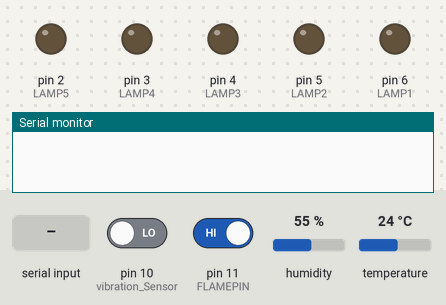
Bench run of a sketch on a simulated Arduino Uno, built with avr-gcc and run on an emulated ATmega328P. Shown: output pins drawn as LEDs (lit = HIGH), the last lines printed to the serial monitor. Dashed ring = blinking. Inputs (shaded band) come from the test bench; at power-on: pin 10 (vibration_Sensor) LOW, pin 11 (FLAMEPIN) HIGH, humidity 55 %, temperature 24 °C.

Above: at 1.2 s.
1.3 s: pin 10 (vibration_Sensor) driven HIGH
At 2.13 s:
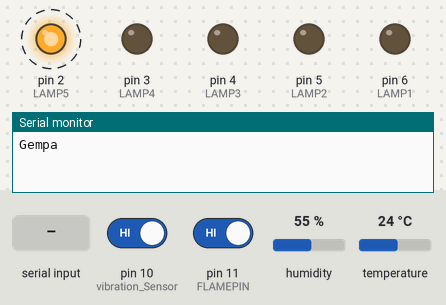
5.0 s: "111\n" received over the second serial link
At 5.8 s:
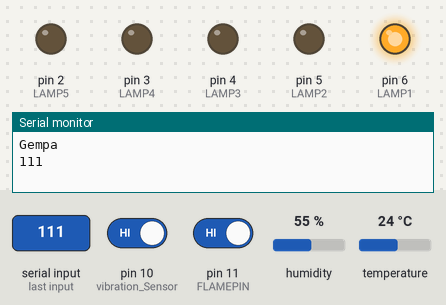
8.5 s: "121\n" received over the second serial link
At 9.3 s:
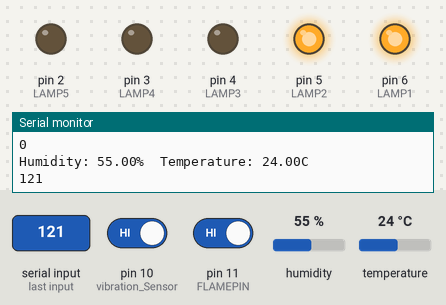
12.0 s: "110\n" received over the second serial link
At 12.4 s:
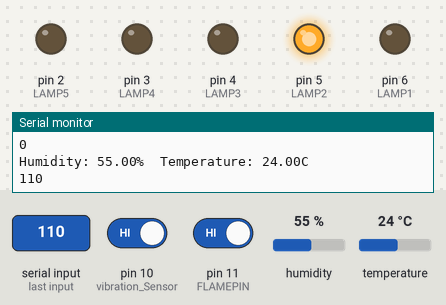
Timing chart, 0 to 20.0 s (numbered marks = the images above; inputs shaded):
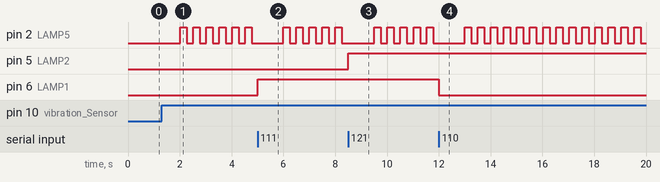

Measured:
- after the input at 1.3 s, pin 2 (LAMP5): alternates HIGH for 0.25 s and LOW for 0.25 s, starting after 0.71 s
- after the input at 5.0 s, pin 6 (LAMP1): LOW → HIGH at once
- after the input at 8.5 s, pin 5 (LAMP2): LOW → HIGH at once
- after the input at 12.0 s, pin 6 (LAMP1): HIGH → LOW at once

The sketch:

MQTT_IOT_UNO.ino
```cpp
#include <SoftwareSerial.h>
#include "DHT.h"
#include <Servo.h>

// Uno to ESP8266
SoftwareSerial ArduinoUno (9,8);

// Sensor DHT
#define DHTPIN 7
#define DHTTYPE DHT11
DHT dht(DHTPIN, DHTTYPE);

// Sensor Gempa
int vibration_Sensor = 10;
int present_condition = 0;
int previous_condition = 0;

// Sensor Api
const int sensorMin = 0;
const int sensorMax = 1024;
#define FLAMEPIN 11

// Sensor tanah
const int SoilSensor = 9;
int sensorValue = 0;
int humidity = 0;

// Lamp1`
#define LAMP1 6
#define LAMP2 5
#define LAMP3 4
#define LAMP4 3
#define LAMP5 2

void setup() {
  Serial.begin(19200);
  ArduinoUno.begin(4800);

  pinMode(9, INPUT);
  pinMode(vibration_Sensor, INPUT);
  pinMode(FLAMEPIN, INPUT);
  pinMode(LAMP1, OUTPUT);
  pinMode(LAMP2, OUTPUT);
  pinMode(LAMP3, OUTPUT);
  pinMode(LAMP4, OUTPUT);
  pinMode(LAMP5, OUTPUT);
  dht.begin();
}

unsigned long lastMsg1 = 0;
unsigned long lastMsg2 = 0;
unsigned long bencanaTimes = 0;
unsigned long bencanaBlinkTimes = 0;
bool bencana = false;
bool bencanaState = LOW;

void loop() {
    unsigned long now = millis();

    if(bencana){
      if(now - bencanaBlinkTimes > 250){
        if (bencanaState == LOW) {
          bencanaState = HIGH;
        } else {
          bencanaState = LOW;
        }

        digitalWrite(LAMP5, bencanaState);
        bencanaBlinkTimes = now;
      }

      if (now - bencanaTimes > 20000) {
        bencana = false;
      }
    } else {
      digitalWrite(LAMP5, LOW);
      bencanaTimes = 0;
      bencanaBlinkTimes = 0;
    }


    if (now - lastMsg1 > 1000) {
      previous_condition = present_condition;
      present_condition = digitalRead(vibration_Sensor);

      if (previous_condition != present_condition) {
        Serial.println("Gempa");
        ArduinoUno.println(211);
        bencana = true;
        bencanaTimes = now;
      }

      int state = digitalRead(FLAMEPIN);
      if(state == LOW){
        Serial.println("Api terdeteksi");
        ArduinoUno.println(311);
        bencana = true;
        bencanaTimes = now;
      }

      lastMsg1 = now;
    }

    while(ArduinoUno.available() > 0){
        int val = ArduinoUno.parseInt();
        Serial.println(val);

        switch(val){
          case 110:
            digitalWrite(LAMP1, LOW);
          break;
          case 111:
            digitalWrite(LAMP1, HIGH);
          break;
          case 120:
            digitalWrite(LAMP2, LOW);
          break;
          case 121:
            digitalWrite(LAMP2, HIGH);
          break;
          case 130:
            digitalWrite(LAMP3, LOW);
          break;
          case 131:
            digitalWrite(LAMP3, HIGH);
          break;
          case 140:
            digitalWrite(LAMP4, LOW);
          break;
          case 141:
            digitalWrite(LAMP4, HIGH);
          break;
        }
//        ArduinoUno.print(202);
    }

    if (now - lastMsg2 > 5000) {

      float h = dht.readHumidity();
      float t = dht.readTemperature();

      if (isnan(h) || isnan(t)) {
        Serial.println(F("Failed to read from DHT sensor!"));
      } else {
        Serial.print(F("Humidity: "));
        Serial.print(h);
        Serial.print(F("%  Temperature: "));
        Serial.print(t);
        Serial.print(F("C "));
        Serial.println();
        ArduinoUno.print(t);
      }

      lastMsg2 = now;
    }
}

int convertToPercent(int value){
  int percentValue = 0;
  percentValue = map(value, 1023, 465, 0, 100);
  return percentValue;
}
```
